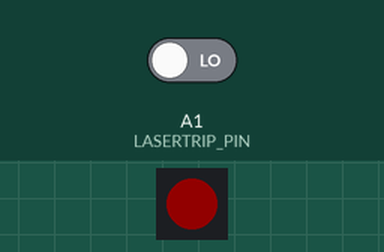
Simulated run of this sketch. Board: Arduino Uno, built with avr-gcc and run on an emulated ATmega328P. On the bench: 1 RGB LEDs in strip order, left to right. The inputs (shaded band) are chosen by the test bench; at power-on: A1 (LASERTRIP_PIN) LOW. Dim RGB values are drawn brighter than linear.

Above: at 1.2 s.
1.3 s: A1 (LASERTRIP_PIN) driven HIGH
At 1.8 s:
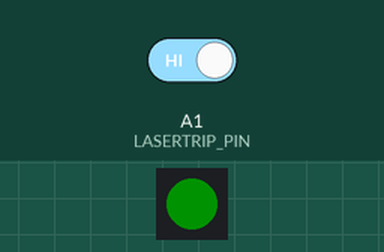
2.8 s: A1 (LASERTRIP_PIN) driven LOW
At 4.1 s:
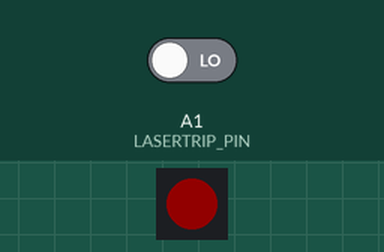
Timing chart, 0 to 5.8 s (numbered marks = the images above; inputs shaded):
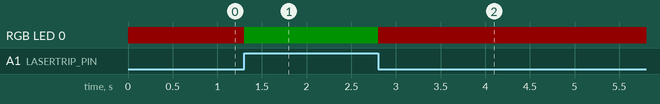

The sketch:

LaserTripLED.ino
```cpp
#include "FastLED.h"

#define LED_PIN 11
#define LASERTRIP_PIN A1

CRGB leds[1];

void setup()
{
    FastLED.addLeds<WS2812B, LED_PIN, GRB>(leds, 1);
    FastLED.setBrightness(30);
    pinMode(LASERTRIP_PIN, INPUT);
}

void loop()
{
   int s = digitalRead(LASERTRIP_PIN);
   if (s)
   {
      //Now Motion - GREEN LED
      leds[0] = CRGB(0, 150, 0);
   }
   else
   {
      //Motion Detected - RED LED
      leds[0] = CRGB(150, 0, 0);
   }
   FastLED.show();
   //delay(50);
}
```

Measured:
- after the input at 1.3 s, RGB LED 0: RGB(18, 0, 0) → RGB(0, 18, 0) at once
- after the input at 2.8 s, RGB LED 0: RGB(0, 18, 0) → RGB(18, 0, 0) at once
